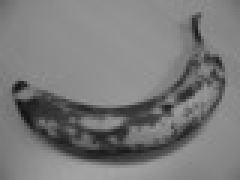
#> input picture banana-resize.jpg, 80 x 60 px (shown 3 times larger)
$ python 'pixel-display test.py'
#> lines starting #> are read from the running program, lines starting #| are printed output that depends on the picture; after the words box and inside, x2 and y2 are one past the last pixel; in counts of white or black regions, pixels touching at a corner belong together
import copy
import numpy as np
from PIL import Image, ImageDraw
from numpy.core.records import array

image = Image.open("banana-resize.jpg").convert('L') #Открываем изображение.
#> image is the input picture: PIL image 80x60 L; min 15, max 164, mean 122.1
draw = ImageDraw.Draw(image) #Создаем инструмент для рисования.
width = image.size[0] #Определяем ширину.
#> width = 80
height = image.size[1] #Определяем высоту.
#> height = 60
pix = image.load() #Выгружаем значения пикселей.
matrix = np.asarray(image)
print(matrix)
#> (printed output is left out)
intence_vals = matrix.ravel()
#> intence_vals = 4800 values, max 164 at index 4511, min 15 at index 2726, mean 122.1
print(intence_vals)
#> (printed output is left out)

matrix2 = matrix.copy()


vertex_array = [1,2,3,4,5,6,7,8,9,10,11,12,13,14,15,16,17]
for i in range(height):
    for j in range(width):
        matrix2[i][j] = 255
#> matrix2: shape (60, 80); every value is 255
for elem in vertex_array:
    matrix2[(elem-1) // height][(elem-1) % width] = 0
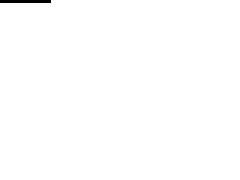
#> matrix2: shape (60, 80) (shown 3 times larger); 99.6% white; black in thin lines or dots, all inside (x1, y1, x2, y2) = (0, 0, 17, 1)
result = Image.fromarray(matrix2)
result.save('out.jpg')
